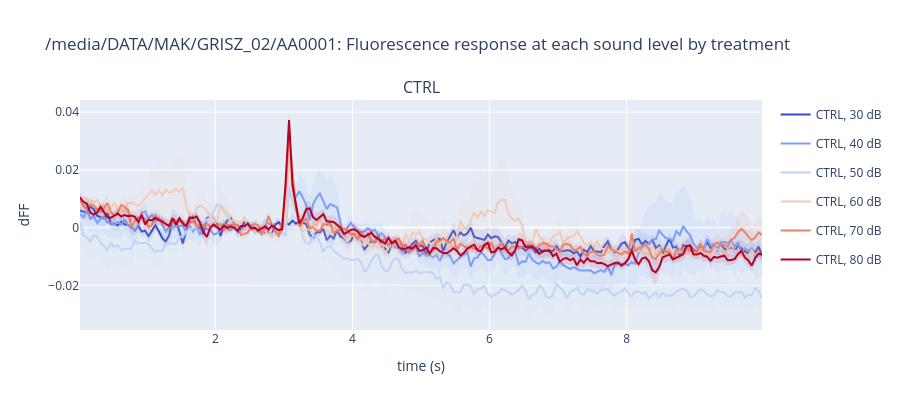

Write notebook code for a chart like this one.
### Markdown cell above
## 7. Plot processed data re ROI

### Code cell
# TODO: plotDF_levelByTreatment with df + response col instead of qcam2img (can add logic to existing function)
e0.plotDF_levelByTreatment(roi_mask=mask_output['mask'])

### Figure 1 — Plotly figure (JSON) as saved in the notebook; plotly's stock layout.template omitted (floating-point values rounded to 4 significant figures; data arrays with more than 128 entries replaced by an {"elided": "..."} marker saying what was removed)
{"data": [{"legendgroup": "CTRL, 30 dB", "line": {"color": "rgb(58, 76, 192)"}, "mode": "lines", "name": "CTRL, 30 dB", "showlegend": true, "type": "scatter", "x": {"elided": "200 float values"}, "xaxis": "x", "y": {"elided": "200 float values"}, "yaxis": "y"}, {"legendgroup": "CTRL, 30 dB", "line": {"width": 0}, "mode": "lines", "name": "CTRL, 30 dB", "showlegend": false, "type": "scatter", "x": {"elided": "200 float values"}, "xaxis": "x", "y": {"elided": "200 float values"}, "yaxis": "y"}, {"fill": "tonexty", "fillcolor": "rgba(58, 76, 192, 0.1)", "legendgroup": "CTRL, 30 dB", "line": {"width": 0}, "mode": "lines", "name": "CTRL, 30 dB", "showlegend": false, "type": "scatter", "x": {"elided": "200 float values"}, "xaxis": "x", "y": {"elided": "200 float values"}, "yaxis": "y"}, {"legendgroup": "CTRL, 40 dB", "line": {"color": "rgb(123, 158, 248)"}, "mode": "lines", "name": "CTRL, 40 dB", "showlegend": true, "type": "scatter", "x": {"elided": "200 float values"}, "xaxis": "x", "y": {"elided": "200 float values"}, "yaxis": "y"}, {"legendgroup": "CTRL, 40 dB", "line": {"width": 0}, "mode": "lines", "name": "CTRL, 40 dB", "showlegend": false, "type": "scatter", "x": {"elided": "200 float values"}, "xaxis": "x", "y": {"elided": "200 float values"}, "yaxis": "y"}, {"fill": "tonexty", "fillcolor": "rgba(123, 158, 248, 0.1)", "legendgroup": "CTRL, 40 dB", "line": {"width": 0}, "mode": "lines", "name": "CTRL, 40 dB", "showlegend": false, "type": "scatter", "x": {"elided": "200 float values"}, "xaxis": "x", "y": {"elided": "200 float values"}, "yaxis": "y"}, {"legendgroup": "CTRL, 50 dB", "line": {"color": "rgb(192, 211, 245)"}, "mode": "lines", "name": "CTRL, 50 dB", "showlegend": true, "type": "scatter", "x": {"elided": "200 float values"}, "xaxis": "x", "y": {"elided": "200 float values"}, "yaxis": "y"}, {"legendgroup": "CTRL, 50 dB", "line": {"width": 0}, "mode": "lines", "name": "CTRL, 50 dB", "showlegend": false, "type": "scatter", "x": {"elided": "200 float values"}, "xaxis": "x", "y": {"elided": "200 float values"}, "yaxis": "y"}, {"fill": "tonexty", "fillcolor": "rgba(192, 211, 245, 0.1)", "legendgroup": "CTRL, 50 dB", "line": {"width": 0}, "mode": "lines", "name": "CTRL, 50 dB", "showlegend": false, "type": "scatter", "x": {"elided": "200 float values"}, "xaxis": "x", "y": {"elided": "200 float values"}, "yaxis": "y"}, {"legendgroup": "CTRL, 60 dB", "line": {"color": "rgb(241, 202, 182)"}, "mode": "lines", "name": "CTRL, 60 dB", "showlegend": true, "type": "scatter", "x": {"elided": "200 float values"}, "xaxis": "x", "y": {"elided": "200 float values"}, "yaxis": "y"}, {"legendgroup": "CTRL, 60 dB", "line": {"width": 0}, "mode": "lines", "name": "CTRL, 60 dB", "showlegend": false, "type": "scatter", "x": {"elided": "200 float values"}, "xaxis": "x", "y": {"elided": "200 float values"}, "yaxis": "y"}, {"fill": "tonexty", "fillcolor": "rgba(241, 202, 182, 0.1)", "legendgroup": "CTRL, 60 dB", "line": {"width": 0}, "mode": "lines", "name": "CTRL, 60 dB", "showlegend": false, "type": "scatter", "x": {"elided": "200 float values"}, "xaxis": "x", "y": {"elided": "200 float values"}, "yaxis": "y"}, {"legendgroup": "CTRL, 70 dB", "line": {"color": "rgb(237, 132, 103)"}, "mode": "lines", "name": "CTRL, 70 dB", "showlegend": true, "type": "scatter", "x": {"elided": "200 float values"}, "xaxis": "x", "y": {"elided": "200 float values"}, "yaxis": "y"}, {"legendgroup": "CTRL, 70 dB", "line": {"width": 0}, "mode": "lines", "name": "CTRL, 70 dB", "showlegend": false, "type": "scatter", "x": {"elided": "200 float values"}, "xaxis": "x", "y": {"elided": "200 float values"}, "yaxis": "y"}, {"fill": "tonexty", "fillcolor": "rgba(237, 132, 103, 0.1)", "legendgroup": "CTRL, 70 dB", "line": {"width": 0}, "mode": "lines", "name": "CTRL, 70 dB", "showlegend": false, "type": "scatter", "x": {"elided": "200 float values"}, "xaxis": "x", "y": {"elided": "200 float values"}, "yaxis": "y"}, {"legendgroup": "CTRL, 80 dB", "line": {"color": "rgb(179, 3, 38)"}, "mode": "lines", "name": "CTRL, 80 dB", "showlegend": true, "type": "scatter", "x": {"elided": "200 float values"}, "xaxis": "x", "y": {"elided": "200 float values"}, "yaxis": "y"}, {"legendgroup": "CTRL, 80 dB", "line": {"width": 0}, "mode": "lines", "name": "CTRL, 80 dB", "showlegend": false, "type": "scatter", "x": {"elided": "200 float values"}, "xaxis": "x", "y": {"elided": "200 float values"}, "yaxis": "y"}, {"fill": "tonexty", "fillcolor": "rgba(179, 3, 38, 0.1)", "legendgroup": "CTRL, 80 dB", "line": {"width": 0}, "mode": "lines", "name": "CTRL, 80 dB", "showlegend": false, "type": "scatter", "x": {"elided": "200 float values"}, "xaxis": "x", "y": {"elided": "200 float values"}, "yaxis": "y"}], "layout": {"annotations": [{"font": {"size": 16}, "showarrow": false, "text": "CTRL", "x": 0.5, "xanchor": "center", "xref": "paper", "y": 1, "yanchor": "bottom", "yref": "paper"}], "height": 410, "title": {"text": "/media/DATA/MAK/GRISZ_02/AA0001: Fluorescence response at each sound level by treatment"}, "xaxis": {"anchor": "y", "domain": [0, 1], "title": {"text": "time (s)"}}, "yaxis": {"anchor": "x", "domain": [0, 1], "title": {"text": "dFF"}}}}
